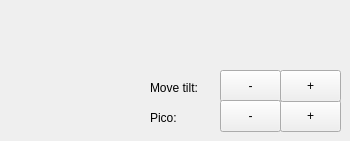
    <widget class="QWidget" name="tab">
     <attribute name="title">
      <string>Admin-Setup</string>
     </attribute>
     <widget class="QPushButton" name="Btn_FL_4">
      <property name="geometry">
       <rect>
        <x>280</x>
        <y>100</y>
        <width>61</width>
        <height>32</height>
       </rect>
      </property>
      <property name="text">
       <string>+</string>
      </property>
     </widget>
     <widget class="QLabel" name="label_edgeE_display_5">
      <property name="geometry">
       <rect>
        <x>150</x>
        <y>80</y>
        <width>121</width>
        <height>16</height>
       </rect>
      </property>
      <property name="text">
       <string>Move tilt:</string>
      </property>
     </widget>
     <widget class="QPushButton" name="Btn_FL_2">
      <property name="geometry">
       <rect>
        <x>220</x>
        <y>70</y>
        <width>61</width>
        <height>32</height>
       </rect>
      </property>
      <property name="text">
       <string>-</string>
      </property>
     </widget>
     <widget class="QPushButton" name="Btn_FL_5">
      <property name="geometry">
       <rect>
        <x>220</x>
        <y>100</y>
        <width>61</width>
        <height>32</height>
       </rect>
      </property>
      <property name="text">
       <string>-</string>
      </property>
     </widget>
     <widget class="QPushButton" name="Btn_FL_3">
      <property name="geometry">
       <rect>
        <x>280</x>
        <y>70</y>
        <width>61</width>
        <height>32</height>
       </rect>
      </property>
      <property name="text">
       <string>+</string>
      </property>
     </widget>
     <widget class="QLabel" name="label_edgeE_display_6">
      <property name="geometry">
       <rect>
        <x>150</x>
        <y>110</y>
        <width>121</width>
        <height>16</height>
       </rect>
      </property>
      <property name="text">
       <string>Pico:</string>
      </property>
     </widget>
    </widget>
